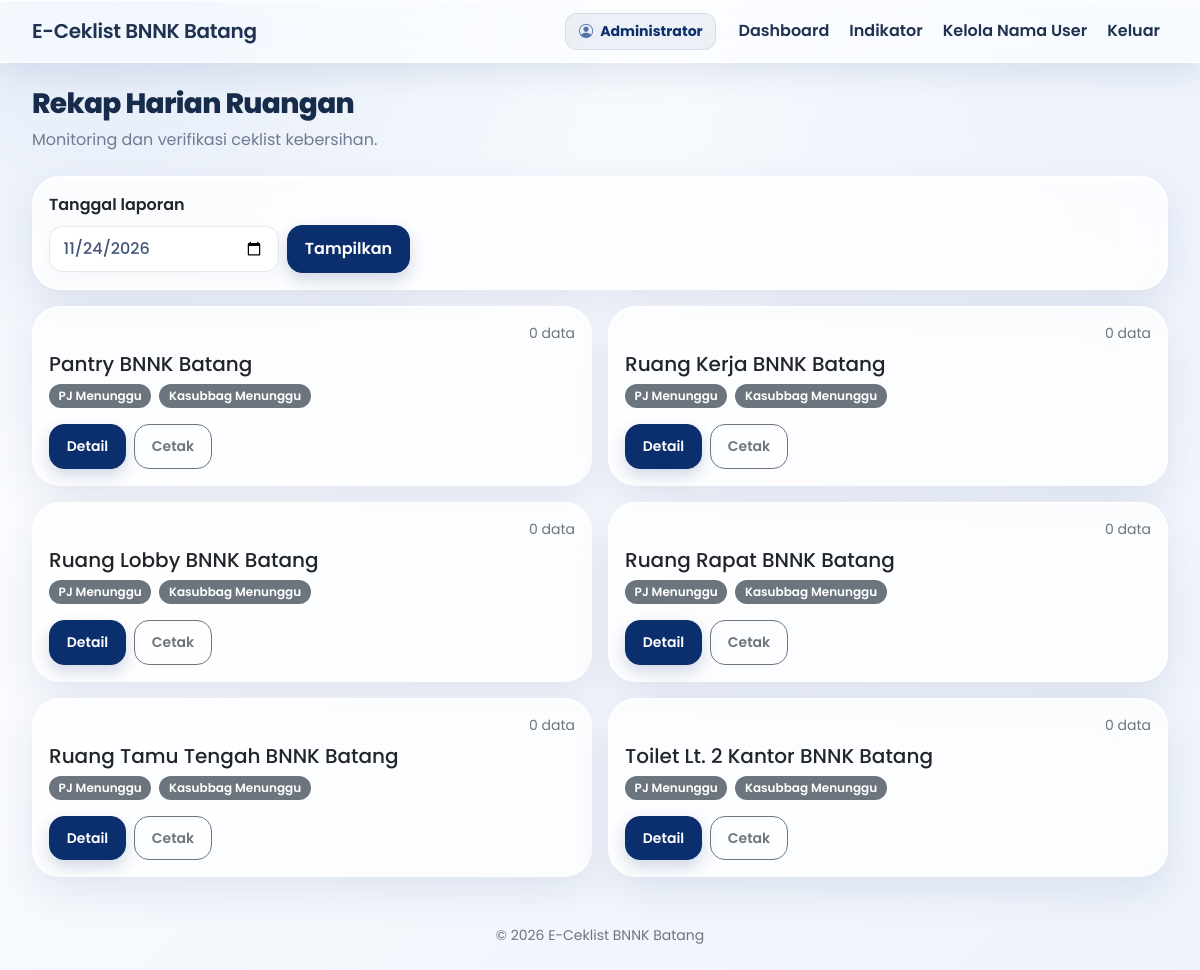
/verifikator/dashboard.php (signed in), run on an earlier commit of the app's database.
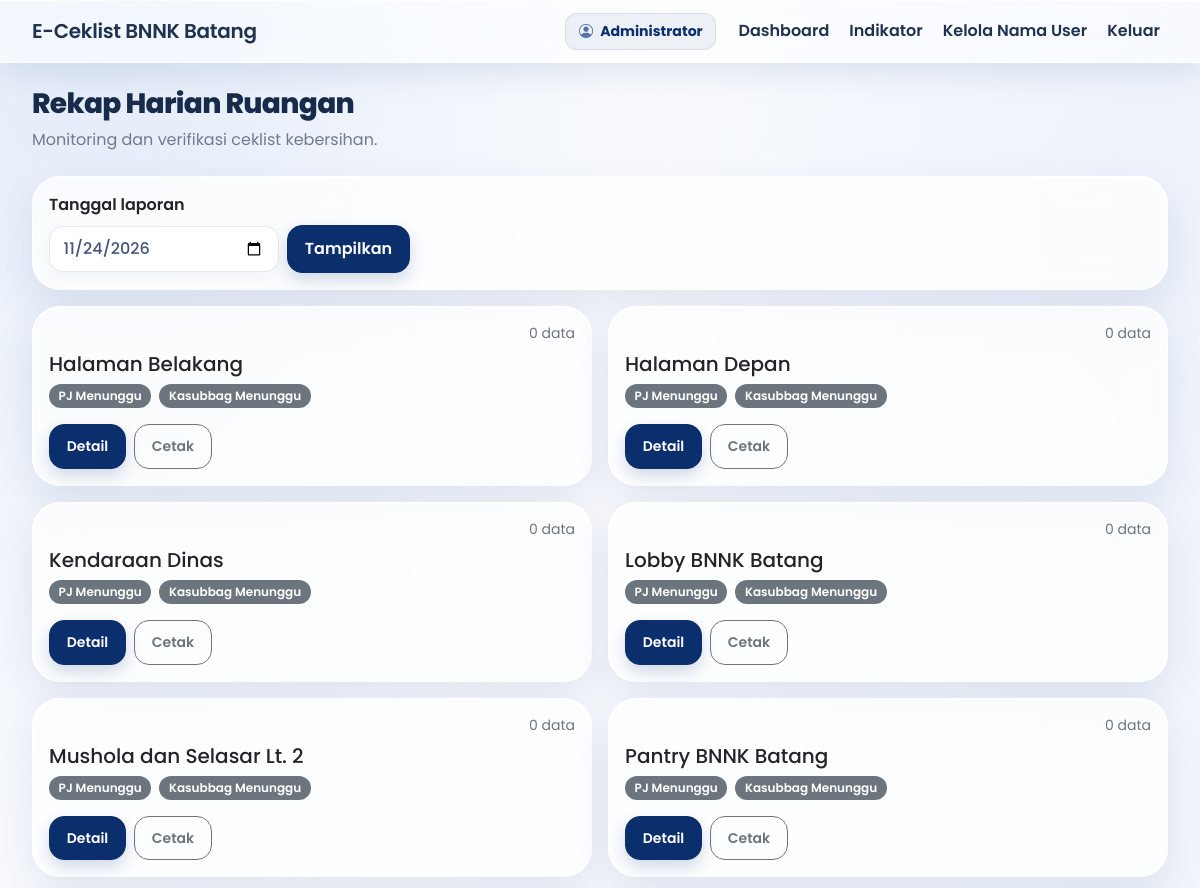
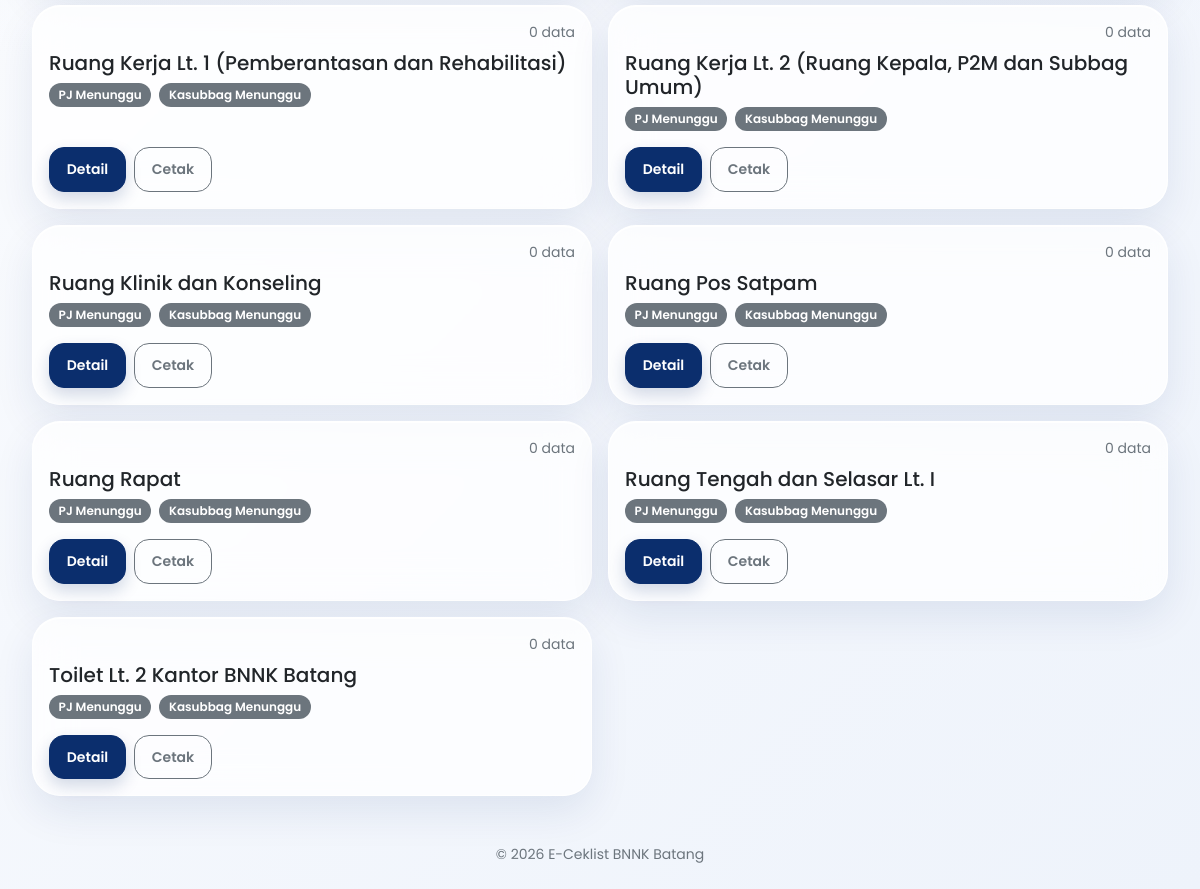
And on a later commit of the database (2 pictures, top to bottom).
### tables this page shows
CREATE TABLE ruangan (
 id INT AUTO_INCREMENT PRIMARY KEY,
 kode_qr VARCHAR(60) NOT NULL UNIQUE,
 nama_ruangan VARCHAR(150) NOT NULL
);

### config/koneksi.php (called while the page is built, shortened)
<?php
function e($value): string {
    return htmlspecialchars((string)($value ?? ''), ENT_QUOTES, 'UTF-8');
}
function base_url(string $path = ''): string {
    $script = str_replace('\\', '/', $_SERVER['SCRIPT_NAME'] ?? '/e-ceklist/index.php');
    $root = preg_replace('~/(auth|petugas|verifikator|admin|laporan)/.*$~', '', $script);
    $root = rtrim($root, '/');
    return ($root ?: '') . '/' . ltrim($path, '/');
}
function stmt_rows(mysqli_stmt $stmt): array {
    $result = $stmt->get_result();
    return $result ? $result->fetch_all(MYSQLI_ASSOC) : [];
}

### verifikator/dashboard.php (the view, shortened to what this page needs)
<?php
require_once __DIR__.'/../config/koneksi.php';require_role(['pj_sarpras','kasubbag_umum','admin']);
$date=$_GET['tanggal']??date('Y-m-d');if(!preg_match('/^\d{4}-\d{2}-\d{2}$/',$date))$date=date('Y-m-d');
$s=$conn->prepare("SELECT r.id,r.nama_ruangan,h.id ceklist_id,h.verif_pj_sarpras,h.verif_kasubbag,COUNT(d.id) jumlah FROM ruangan r LEFT JOIN ceklist_harian h ON h.ruangan_id=r.id AND h.tanggal=? LEFT JOIN ceklist_detail d ON d.ceklist_harian_id=h.id GROUP BY r.id,h.id ORDER BY r.nama_ruangan");
$s->bind_param('s',$date);$s->execute();$rows=stmt_rows($s);$page_title='Rekap Verifikasi';include __DIR__.'/../includes/header.php';
?>
<div class="d-flex flex-wrap justify-content-between align-items-center mb-4"><div><h1 class="h3 page-heading">Rekap Harian Ruangan</h1><p class="muted mb-0">Monitoring dan verifikasi ceklist kebersihan.</p></div></div>
<form class="card p-3 mb-3 rekap-date-form" method="get"><label class="form-label fw-semibold">Tanggal laporan</label><div class="d-flex flex-wrap gap-2 align-items-center"><input class="form-control" type="date" name="tanggal" value="<?= e($date) ?>"><button class="btn btn-primary">Tampilkan</button></div></form>
<div class="row g-3"><?php foreach($rows as $r): ?><div class="col-12 col-md-6"><div class="card p-3 h-100"><div class="d-flex justify-content-end"><span class="small text-secondary"><?= (int)$r['jumlah'] ?> data</span></div><h2 class="h5 mt-2"><?= e($r['nama_ruangan']) ?></h2><div class="d-flex gap-2 flex-wrap mb-3"><span class="badge <?= $r['verif_pj_sarpras']?'text-bg-success':'text-bg-secondary' ?>">PJ <?= $r['verif_pj_sarpras']?'Terverifikasi':'Menunggu' ?></span><span class="badge <?= $r['verif_kasubbag']?'text-bg-success':'text-bg-secondary' ?>">Kasubbag <?= $r['verif_kasubbag']?'Terverifikasi':'Menunggu' ?></span></div><div class="mt-auto d-flex gap-2"><a class="btn btn-primary btn-sm" href="<?= e(base_url('verifikator/detail_ceklist.php?ruangan='.$r['id'].'&tanggal='.$date)) ?>">Detail</a><a class="btn btn-outline-secondary btn-sm" target="_blank" href="<?= e(base_url('laporan/cetak_formulir.php?ruangan='.$r['id'].'&tanggal='.$date.'&from=dashboard')) ?>">Cetak</a></div></div></div><?php endforeach; ?></div>
<?php include __DIR__.'/../includes/footer.php'; ?>

What changed in the data, as far as the page shows it:
added ruangan: jumlah "0", nama_ruangan "Halaman Belakang"
added ruangan: jumlah "0", nama_ruangan "Halaman Depan"
added ruangan: jumlah "0", nama_ruangan "Kendaraan Dinas"
changed ruangan: nama_ruangan "Ruang Lobby BNNK Batang" → "Lobby BNNK Batang"; moves up the list
added ruangan: jumlah "0", nama_ruangan "Mushola dan Selasar Lt. 2"
changed ruangan: nama_ruangan "Ruang Kerja BNNK Batang" → "Ruang Kerja Lt. 1 (Pemberantasan dan Rehabilitasi)"
added ruangan: jumlah "0", nama_ruangan "Ruang Kerja Lt. 2 (Ruang Kepala, P2M dan Subbag Umum)"
added ruangan: jumlah "0", nama_ruangan "Ruang Klinik dan Konseling"
added ruangan: jumlah "0", nama_ruangan "Ruang Pos Satpam"
changed ruangan: nama_ruangan "Ruang Rapat BNNK Batang" → "Ruang Rapat"
changed ruangan: nama_ruangan "Ruang Tamu Tengah BNNK Batang" → "Ruang Tengah dan Selasar Lt. I"
